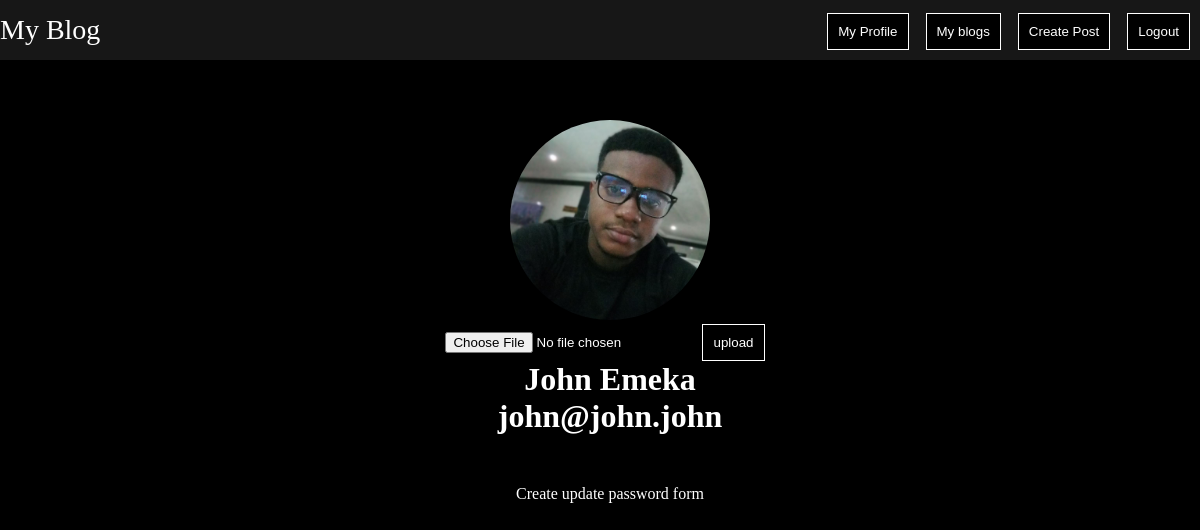
The page /profile/ (signed in) on the database as committed earlier.
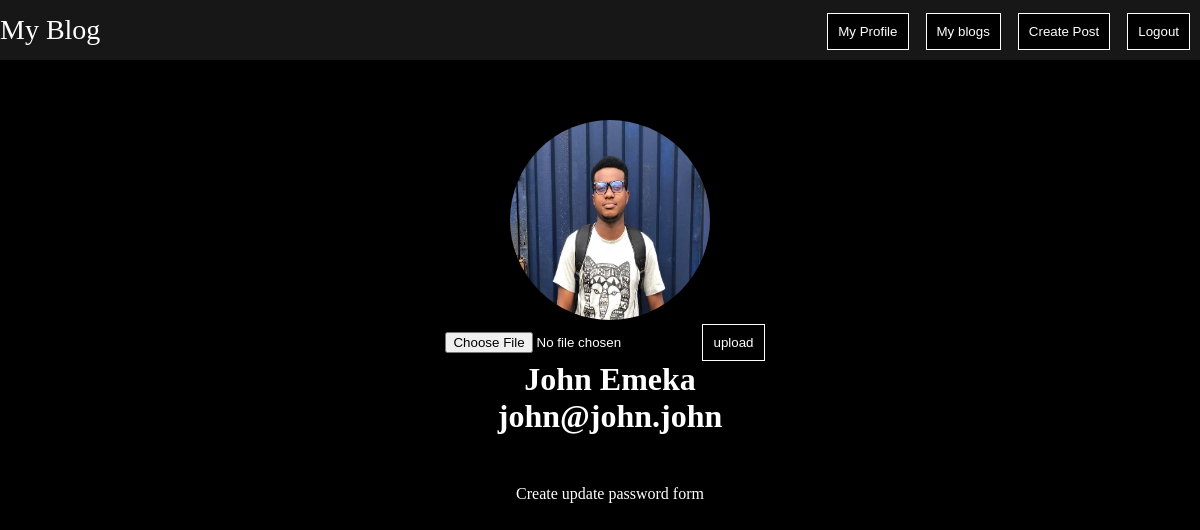
The same page on the database as committed later.
### blog/models.py (models this page shows)
class User(AbstractUser):
    profile_img = models.FileField(upload_to="profiles", blank=True)

### blog/views.py (the view)
# urls.py: path("profile/", views.my_profile),
@login_required(login_url="/login")
def my_profile(req):
    return render(req, "blog/profile.html", {
    })

### blog/templates/blog/profile.html (shortened to what this page needs)
{% extends './base.html' %}
{% load static %}
{% block page_css %}
    <link rel="stylesheet" href="{% static 'blog/css/post.css' %}" />
{% endblock %}
{% block page_content %}
    <div>
        <img src="/{{ user.profile_img }}" width="200px" height="200px" style="border-radius: 100%; margin-top: 50px;" />
    </div>
    <form action="upload" method="post" enctype="multipart/form-data">
        <input type="file" name="profile-img" accept="image/*" />
        <button> upload </button>
    </form>
    <h1 >  {{ user.first_name}} {{ user.last_name}} </h3>
    <h1> {{user.email}} </h3>
    <form style="margin-top: 50px;">
        Create update password form
    </form>
{% endblock %}

Rows that differ between the two databases and show on the page:
changed User "John": profile_img: a different picture
